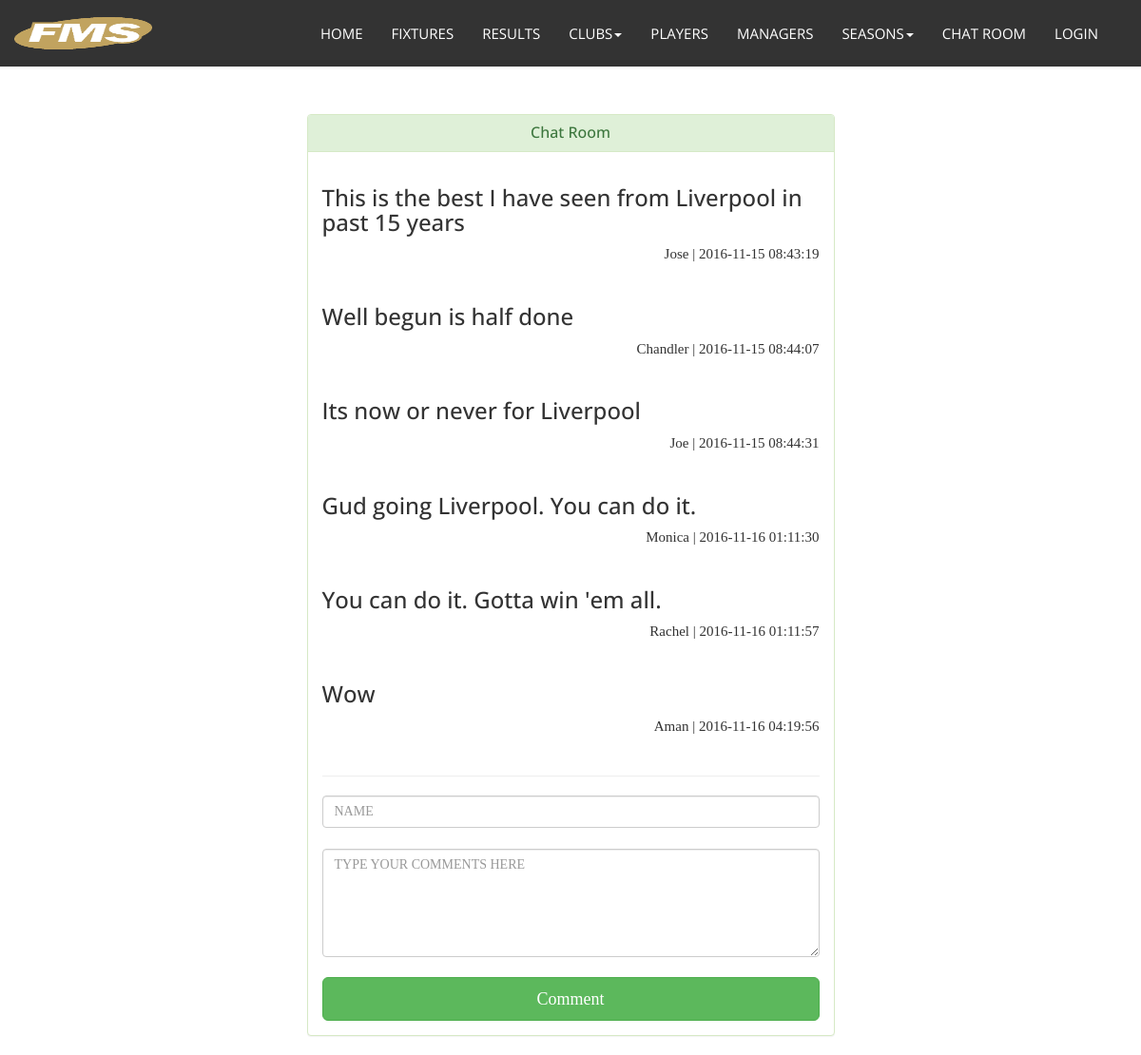
Screenshot of /blog.php with the database file from the repository.
### tables this page shows
CREATE TABLE `blog` (
  `CMTID` int(11) NOT NULL,
  `NAME` varchar(50) NOT NULL,
  `COMMENT` longtext NOT NULL,
  `TIMESTAMP` datetime NOT NULL
);

### blog.php (the view, shortened to what this page needs)
<!doctype html>
<html style="min-width:405px;">
<head>
    <link href="assets/css/font-awesome.css" rel="stylesheet">
    <link href="assets/css/bootstrap.css" rel="stylesheet">
    <link rel="stylesheet" type="text/css" href="assets/css/slick.css">
    <link rel="stylesheet" type="text/css" href="assets/css/bootstrap-datepicker.css">
    <link id="switcher" href="assets/css/theme-color/default-theme.css" rel="stylesheet">
    <link href="style.css" rel="stylesheet">
    <link href="mystyle.css" rel="stylesheet">
  </head>
<body>
<?php include 'header.php'; ?>
<div class="container" style="margin-top:10%;">
    <div class="row">
        <div class="col-md-6 col-md-offset-3">
            <div class="login-panel panel panel-success">
                <div class="panel-heading">
                    <center><h3 class="panel-title">Chat Room</h3></center>
                </div>
                <div class="panel-body">
					<?php
						$query="SELECT * FROM blog";
						if($Squery=mysqli_query($mysqli,$query)){
							$i=mysqli_num_rows($Squery);
							while($row=mysqli_fetch_assoc($Squery))
							{	if($i<=0)
									break;
								echo '<h3>'.$row['COMMENT'].'</h2>';
								echo '<p style="float:right;">'.$row['NAME'].' | '.$row['TIMESTAMP'].'</p><br><br>';
							}
						}
						else{
							echo 'not done';
						}
					?>
					<hr>
                    <form role="form" method="post" action="">
                        <fieldset>
							<input class="form-control" placeholder="NAME" id="name" name="name" type="text" required><br>
							<textarea rows="5" class="form-control" placeholder="TYPE YOUR COMMENTS HERE" id="comment" name="comment" required></textarea>
							<br><input class="btn btn-lg btn-success btn-block" type="submit" value="Comment" id="submit" name="submit">
                        </fieldset>
                    </form>
                </div>
            </div>
        </div>
    </div>
</div>
</body>
</html>

### style.css (style rules this page uses)
body { background-color: #ffffff; font-family: "Prata", serif; color: #333333; font-size: 15px; overflow-x: hidden; }
h1, h2, h3, h4, h5, h6 { font-family: "Open Sans", sans-serif; }

### rows the page displays
blog: COMMENT "This is the best I have seen from Liverpool in past 15 years", NAME "Jose", TIMESTAMP "2016-11-15 08:43:19"
blog: COMMENT "Well begun is half done", NAME "Chandler", TIMESTAMP "2016-11-15 08:44:07"
blog: COMMENT "Its now or never for Liverpool", NAME "Joe", TIMESTAMP "2016-11-15 08:44:31"
blog: COMMENT "Gud going Liverpool. You can do it.", NAME "Monica", TIMESTAMP "2016-11-16 01:11:30"
blog: COMMENT "You can do it. Gotta win 'em all.", NAME "Rachel", TIMESTAMP "2016-11-16 01:11:57"
blog: COMMENT "Wow", NAME "Aman", TIMESTAMP "2016-11-16 04:19:56"
